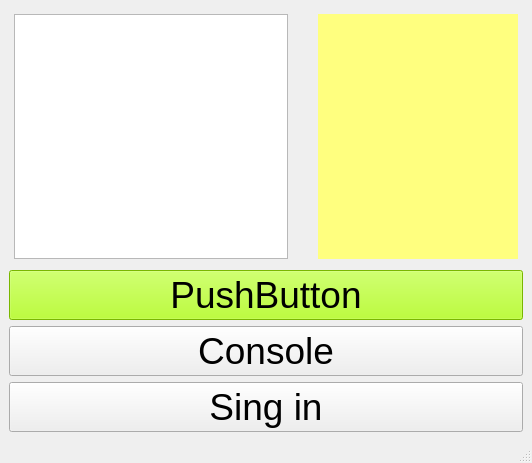
<?xml version="1.0" encoding="UTF-8"?>
<ui version="4.0">
 <class>MainWindow</class>
 <widget class="QMainWindow" name="MainWindow">
  <property name="geometry">
   <rect>
    <x>0</x>
    <y>0</y>
    <width>532</width>
    <height>463</height>
   </rect>
  </property>
  <property name="windowTitle">
   <string>MainWindow</string>
  </property>
  <widget class="QWidget" name="centralwidget">
   <layout class="QVBoxLayout" name="verticalLayout">
    <item>
     <layout class="QHBoxLayout" name="horizontalLayout">
      <property name="spacing">
       <number>30</number>
      </property>
      <property name="leftMargin">
       <number>5</number>
      </property>
      <property name="topMargin">
       <number>5</number>
      </property>
      <property name="rightMargin">
       <number>5</number>
      </property>
      <property name="bottomMargin">
       <number>5</number>
      </property>
      <item>
       <widget class="QTextEdit" name="textEdit">
        <property name="font">
         <font>
          <pointsize>28</pointsize>
         </font>
        </property>
        <property name="html">
         <string>&lt;!DOCTYPE HTML PUBLIC &quot;-//W3C//DTD HTML 4.0//EN&quot; &quot;http://www.w3.org/TR/REC-html40/strict.dtd&quot;&gt;
&lt;html&gt;&lt;head&gt;&lt;meta name=&quot;qrichtext&quot; content=&quot;1&quot; /&gt;&lt;meta charset=&quot;utf-8&quot; /&gt;&lt;style type=&quot;text/css&quot;&gt;
p, li { white-space: pre-wrap; }
&lt;/style&gt;&lt;/head&gt;&lt;body style=&quot; font-family:'Segoe UI'; font-size:28pt; font-weight:400; font-style:normal;&quot;&gt;
&lt;p style=&quot;-qt-paragraph-type:empty; margin-top:0px; margin-bottom:0px; margin-left:0px; margin-right:0px; -qt-block-indent:0; text-indent:0px;&quot;&gt;&lt;br /&gt;&lt;/p&gt;&lt;/body&gt;&lt;/html&gt;</string>
        </property>
       </widget>
      </item>
      <item>
       <widget class="QLabel" name="label">
        <property name="minimumSize">
         <size>
          <width>200</width>
          <height>200</height>
         </size>
        </property>
        <property name="styleSheet">
         <string notr="true">background-color: rgb(255, 255, 127);</string>
        </property>
        <property name="text">
         <string/>
        </property>
        <property name="pixmap">
         <pixmap>C:/Users/Преподаватель/Desktop/logo.png</pixmap>
        </property>
        <property name="scaledContents">
         <bool>true</bool>
        </property>
       </widget>
      </item>
     </layout>
    </item>
    <item>
     <widget class="QPushButton" name="pushButton">
      <property name="font">
       <font>
        <pointsize>28</pointsize>
       </font>
      </property>
      <property name="styleSheet">
       <string notr="true">background-color: rgb(170, 255, 0);</string>
      </property>
      <property name="text">
       <string>PushButton</string>
      </property>
      <property name="icon">
       <iconset>
        <normaloff>C:/Users/Преподаватель/Desktop/23.jpg</normaloff>C:/Users/Преподаватель/Desktop/23.jpg</iconset>
      </property>
     </widget>
    </item>
    <item>
     <widget class="QPushButton" name="pushButton_2">
      <property name="font">
       <font>
        <pointsize>28</pointsize>
       </font>
      </property>
      <property name="text">
       <string>Console</string>
      </property>
     </widget>
    </item>
    <item>
     <widget class="QPushButton" name="pb_login">
      <property name="font">
       <font>
        <pointsize>28</pointsize>
       </font>
      </property>
      <property name="text">
       <string>Sing in</string>
      </property>
     </widget>
    </item>
   </layout>
  </widget>
  <widget class="QMenuBar" name="menubar">
   <property name="geometry">
    <rect>
     <x>0</x>
     <y>0</y>
     <width>532</width>
     <height>22</height>
    </rect>
   </property>
  </widget>
  <widget class="QStatusBar" name="statusbar"/>
 </widget>
 <resources/>
 <connections/>
</ui>
